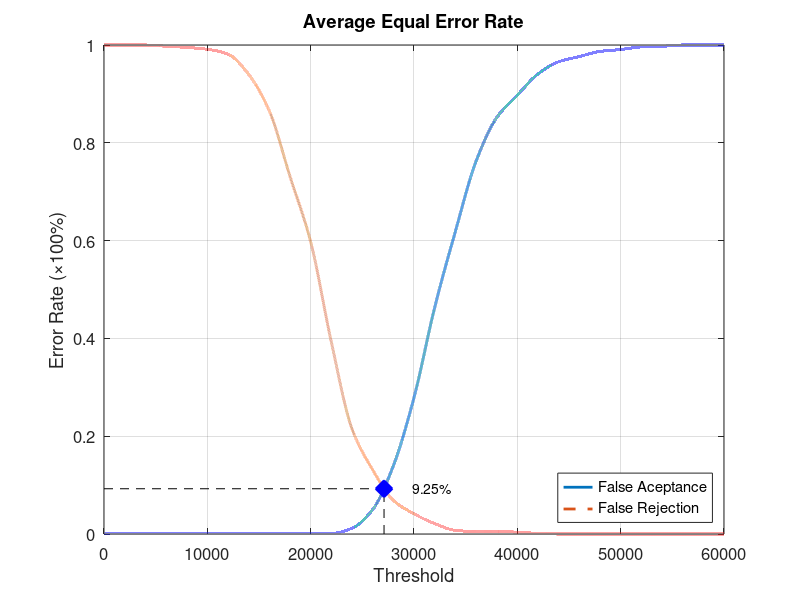
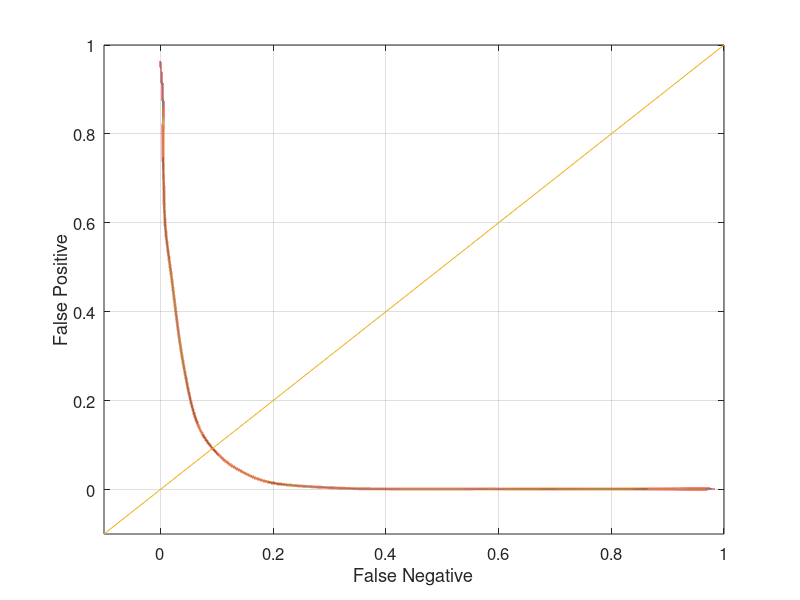

Write MATLAB code to recreate these figures, in order.
function yEER = Experiment5Average
close all;
clear;
clc;
x = 0:2000:60000;
xq = 0:0.5:60000;

y0 = [0 0.00131579 0.00131579 0.00131579 0.00131579 0.00131579 0.00131579 0.00131579 0.00131579 0.00131579 0.00131579 0.00131579 0.0118421 0.05 0.139474 0.278947 0.463158 0.618421 0.761842 0.851316 0.897368 0.940789 0.965789 0.976316 0.986842 0.990789 0.996053 0.997368 1 1 1];
yy0 = interp1(x, y0, xq, 'pchip');
y1 = [1 1 1 0.9975 0.995 0.99125 0.98125 0.94 0.865 0.73125 0.5975 0.3925 0.215 0.13125 0.06875 0.04125 0.02125 0.0075 0.005 0.005 0.00375 0.00125 0 0 0 0 0 0 0 0 0];
yy1 = interp1(x, y1, xq, 'pchip');

% Calculating EER: 
y2 = abs(y0 - y1);
find(y2 == min(y2))
yy2 = abs(yy0 - yy1);
xEER = find(yy2 == min(yy2));
xEERIndex = xq(xEER) % X-axis EER
yEER = yy0(xEER) % Y-axis EER

main = figure
plot(xq, yy0,'-','LineWidth', 2);	hold on
plot(xq, yy1,'--','LineWidth', 2);	hold on
plot([xEERIndex xEERIndex], [0 yEER], 'k--');	hold on
plot([0 xEERIndex], [yEER yEER], 'k--');	hold on
plot(xEERIndex, yEER, 'bx', 'LineWidth', 10);	hold on
text(xEERIndex + 10 * xEERIndex / 100, yEER, [num2str(round((10000 * yEER)) / 100) '%'])
legend('False Aceptance', 'False Rejection', 'Location', 'SouthEast')
xlabel('Threshold')
ylabel('Error Rate (\times100%)')
title('Average Equal Error Rate')
set(gca, 'FontSize', 12)
axis([0 60000 0 1])
grid on

print(main, 'Experiment5AverageMain', '-dpng');
FNRxFPR = figure('Color', [1 1 1]);
plot(yy1, yy0, '-', yy1, yy0, 'LineWidth', 2);
hold on
y = -0.1:0.1:1
plot(y, y); 
set(gca, 'FontSize', 12)
xlabel('False Negative')
ylabel('False Positive')
axis([-0.1 1 -0.1 1])
set(gca, 'FontSize', 12)
grid on

print(FNRxFPR, 'Experiment5AverageFNRxFPR','-dpng');
end
